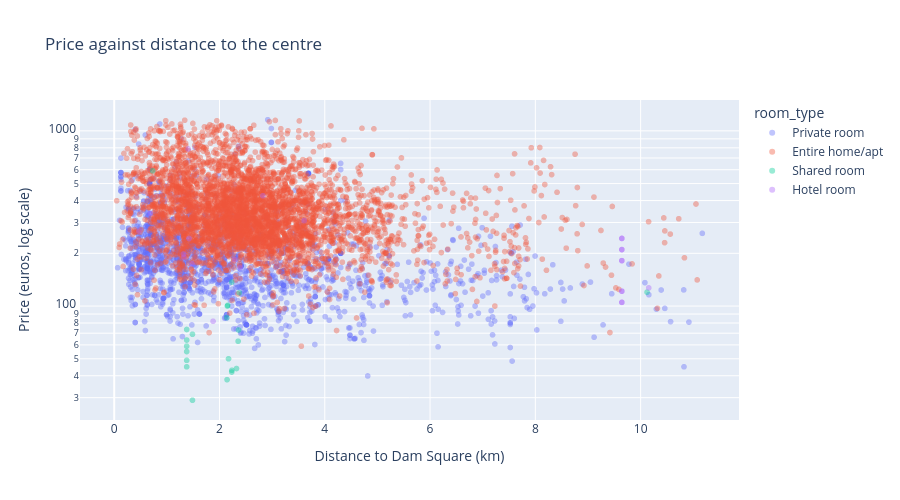

The cell this chart's notebook holds for it:
### Markdown cell above
### 4.2 Price against distance to Dam Square

### Code cell
fig = px.scatter(
    listings_geo,
    x="dist_to_dam_km",
    y="price",
    color="room_type",
    opacity=0.4,
    log_y=True,
    hover_data=["neighbourhood", "accommodates"],
    labels={"dist_to_dam_km": "Distance to Dam Square (km)", "price": "Price (euros, log scale)"},
    title="Price against distance to the centre",
    height=500,
)
fig.show()
# should fit a trend line

### Figure 1 — Plotly figure (JSON) as saved in the notebook; plotly's stock layout.template omitted (floating-point values rounded to 4 significant figures; data arrays with more than 128 entries replaced by an {"elided": "..."} marker saying what was removed)
{"data": [{"customdata": {"elided": "1673x2 mixed values"}, "hovertemplate": "room_type=Private room<br>Distance to Dam Square (km)=%{x}<br>Price (euros, log scale)=%{y}<br>neighbourhood=%{customdata[0]}<br>accommodates=%{customdata[1]}<extra></extra>", "legendgroup": "Private room", "marker": {"color": "#636efa", "opacity": 0.4, "symbol": "circle"}, "mode": "markers", "name": "Private room", "showlegend": true, "type": "scattergl", "x": {"elided": "1673 float values"}, "xaxis": "x", "y": {"elided": "1673 float values"}, "yaxis": "y"}, {"customdata": {"elided": "4258x2 mixed values"}, "hovertemplate": "room_type=Entire home/apt<br>Distance to Dam Square (km)=%{x}<br>Price (euros, log scale)=%{y}<br>neighbourhood=%{customdata[0]}<br>accommodates=%{customdata[1]}<extra></extra>", "legendgroup": "Entire home/apt", "marker": {"color": "#EF553B", "opacity": 0.4, "symbol": "circle"}, "mode": "markers", "name": "Entire home/apt", "showlegend": true, "type": "scattergl", "x": {"elided": "4258 float values"}, "xaxis": "x", "y": {"elided": "4258 float values"}, "yaxis": "y"}, {"customdata": [["Gaasperdam - Driemond", 2], ["Centrum-West", 4], ["Oud-Oost", 1], ["Oud-Noord", 1], ["Oud-Noord", 2], ["Centrum-Oost", 1], ["Centrum-Oost", 1], ["Oud-Oost", 1], ["Oud-Oost", 1], ["Oud-Oost", 1], ["Oud-Oost", 1], ["Oud-Oost", 1], ["Oud-Oost", 1], ["Oud-Oost", 1], ["Centrum-Oost", 1], ["Centrum-Oost", 1], ["Centrum-Oost", 1], ["Oud-Oost", 1], ["Oud-Oost", 1], ["Centrum-Oost", 1], ["Centrum-Oost", 1], ["Centrum-Oost", 1]], "hovertemplate": "room_type=Shared room<br>Distance to Dam Square (km)=%{x}<br>Price (euros, log scale)=%{y}<br>neighbourhood=%{customdata[0]}<br>accommodates=%{customdata[1]}<extra></extra>", "legendgroup": "Shared room", "marker": {"color": "#00cc96", "opacity": 0.4, "symbol": "circle"}, "mode": "markers", "name": "Shared room", "showlegend": true, "type": "scattergl", "x": [10.12, 0.7298, 2.323, 2.233, 2.233, 1.487, 1.487, 2.376, 2.235, 2.362, 2.138, 2.157, 2.144, 2.354, 1.377, 1.377, 1.377, 2.171, 2.149, 1.377, 1.377, 1.377], "xaxis": "x", "y": [120.0, 591.4, 44.0, 42.0, 137.0, 29.0, 69.0, 119.0, 43.0, 73.0, 86.0, 101.0, 38.0, 63.0, 45.0, 49.0, 55.0, 50.0, 100.0, 73.5, 59.0, 64.0], "yaxis": "y"}, {"customdata": [["Gaasperdam - Driemond", 2], ["Centrum-West", 4], ["Centrum-Oost", 2], ["Westerpark", 2], ["De Baarsjes - Oud-West", 2], ["De Baarsjes - Oud-West", 2], ["Zuid", 3], ["Centrum-Oost", 2], ["De Baarsjes - Oud-West", 4], ["Zuid", 4], ["Westerpark", 2], ["Centrum-West", 2], ["Centrum-Oost", 2], ["Bijlmer-Centrum", 2], ["Bijlmer-Centrum", 4], ["Bijlmer-Centrum", 2], ["Bijlmer-Centrum", 4], ["Bijlmer-Centrum", 4], ["Bijlmer-Centrum", 2], ["Bijlmer-Centrum", 4], ["Bijlmer-Centrum", 4], ["Bijlmer-Centrum", 2], ["Bijlmer-Centrum", 4]], "hovertemplate": "room_type=Hotel room<br>Distance to Dam Square (km)=%{x}<br>Price (euros, log scale)=%{y}<br>neighbourhood=%{customdata[0]}<br>accommodates=%{customdata[1]}<extra></extra>", "legendgroup": "Hotel room", "marker": {"color": "#ab63fa", "opacity": 0.4, "symbol": "circle"}, "mode": "markers", "name": "Hotel room", "showlegend": true, "type": "scattergl", "x": [10.15, 0.4705, 1.318, 1.324, 2.396, 1.878, 2.824, 1.405, 2.288, 3.608, 1.479, 0.6845, 1.421, 9.643, 9.643, 9.643, 9.643, 9.643, 9.643, 9.643, 9.643, 9.643, 9.643], "xaxis": "x", "y": [127.0, 268.0, 198.0, 190.0, 166.0, 81.9, 426.0, 788.0, 184.0, 307.0, 174.0, 337.7, 243.0, 105.0, 181.6, 121.6, 181.6, 210.0, 121.6, 210.0, 243.2, 105.0, 243.2], "yaxis": "y"}], "layout": {"height": 500, "legend": {"title": {"text": "room_type"}, "tracegroupgap": 0}, "title": {"text": "Price against distance to the centre"}, "xaxis": {"anchor": "y", "domain": [0, 1], "title": {"text": "Distance to Dam Square (km)"}}, "yaxis": {"anchor": "x", "domain": [0, 1], "title": {"text": "Price (euros, log scale)"}, "type": "log"}}}
